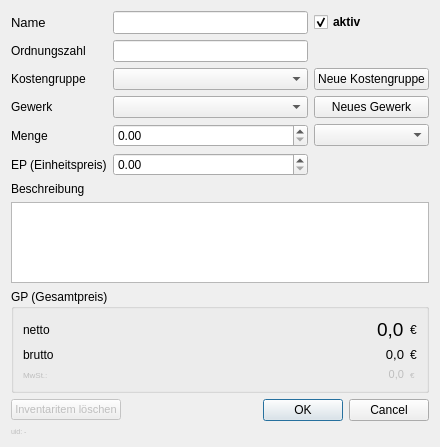
<?xml version="1.0" encoding="UTF-8"?>
<ui version="4.0">
 <class>Dialog</class>
 <widget class="QDialog" name="Dialog">
  <property name="geometry">
   <rect>
    <x>0</x>
    <y>0</y>
    <width>440</width>
    <height>447</height>
   </rect>
  </property>
  <property name="windowTitle">
   <string>Dialog</string>
  </property>
  <layout class="QVBoxLayout" name="verticalLayout">
   <item>
    <layout class="QGridLayout" name="gridLayout">
     <item row="11" column="0">
      <widget class="QLabel" name="label_descr">
       <property name="text">
        <string>Beschreibung</string>
       </property>
      </widget>
     </item>
     <item row="8" column="0">
      <widget class="QLabel" name="label_unit_price">
       <property name="text">
        <string>EP (Einheitspreis)</string>
       </property>
      </widget>
     </item>
     <item row="7" column="1">
      <widget class="QDoubleSpinBox" name="doubleSpinBox_units">
       <property name="maximum">
        <double>999999999999999983222784.000000000000000</double>
       </property>
      </widget>
     </item>
     <item row="1" column="2">
      <widget class="QCheckBox" name="checkBox_is_active">
       <property name="font">
        <font>
         <weight>75</weight>
         <bold>true</bold>
        </font>
       </property>
       <property name="text">
        <string>aktiv</string>
       </property>
       <property name="checked">
        <bool>true</bool>
       </property>
      </widget>
     </item>
     <item row="5" column="2">
      <widget class="QPushButton" name="pushButton_add_trade">
       <property name="text">
        <string>Neues Gewerk</string>
       </property>
      </widget>
     </item>
     <item row="4" column="2">
      <widget class="QPushButton" name="pushButton_add_cost_group">
       <property name="text">
        <string>Neue Kostengruppe</string>
       </property>
      </widget>
     </item>
     <item row="5" column="1">
      <widget class="QComboBox" name="comboBox_trade"/>
     </item>
     <item row="8" column="1">
      <widget class="QDoubleSpinBox" name="doubleSpinBox_unit_price">
       <property name="maximum">
        <double>999999999999999983222784.000000000000000</double>
       </property>
      </widget>
     </item>
     <item row="7" column="2">
      <widget class="QComboBox" name="comboBox_unit_type"/>
     </item>
     <item row="7" column="0">
      <widget class="QLabel" name="label_units">
       <property name="text">
        <string>Menge</string>
       </property>
      </widget>
     </item>
     <item row="4" column="1">
      <widget class="QComboBox" name="comboBox_cost_group"/>
     </item>
     <item row="4" column="0">
      <widget class="QLabel" name="label_units_2">
       <property name="text">
        <string>Kostengruppe</string>
       </property>
      </widget>
     </item>
     <item row="5" column="0">
      <widget class="QLabel" name="label_units_3">
       <property name="text">
        <string>Gewerk</string>
       </property>
      </widget>
     </item>
     <item row="13" column="0" colspan="3">
      <widget class="QGroupBox" name="groupBox_amount_a_reductions">
       <property name="title">
        <string>GP (Gesamtpreis)</string>
       </property>
       <layout class="QGridLayout" name="gridLayout_7">
        <item row="2" column="0">
         <widget class="QLabel" name="label_w_tax_3">
          <property name="text">
           <string>brutto</string>
          </property>
         </widget>
        </item>
        <item row="1" column="2">
         <widget class="QLabel" name="label_total_price">
          <property name="enabled">
           <bool>true</bool>
          </property>
          <property name="font">
           <font>
            <pointsize>14</pointsize>
           </font>
          </property>
          <property name="text">
           <string>0,0</string>
          </property>
         </widget>
        </item>
        <item row="2" column="3">
         <widget class="QLabel" name="label_currency_4">
          <property name="maximumSize">
           <size>
            <width>16777215</width>
            <height>16777215</height>
           </size>
          </property>
          <property name="text">
           <string>€</string>
          </property>
         </widget>
        </item>
        <item row="1" column="3">
         <widget class="QLabel" name="label_currency_3">
          <property name="maximumSize">
           <size>
            <width>16777215</width>
            <height>16777215</height>
           </size>
          </property>
          <property name="text">
           <string>€</string>
          </property>
         </widget>
        </item>
        <item row="2" column="2">
         <widget class="QLabel" name="label_total_price_w_VAT">
          <property name="enabled">
           <bool>true</bool>
          </property>
          <property name="font">
           <font>
            <pointsize>10</pointsize>
           </font>
          </property>
          <property name="text">
           <string>0,0</string>
          </property>
          <property name="alignment">
           <set>Qt::AlignRight|Qt::AlignTrailing|Qt::AlignVCenter</set>
          </property>
         </widget>
        </item>
        <item row="1" column="0">
         <widget class="QLabel" name="label_net_3">
          <property name="text">
           <string>netto</string>
          </property>
         </widget>
        </item>
        <item row="3" column="3">
         <widget class="QLabel" name="label_currency_5">
          <property name="enabled">
           <bool>false</bool>
          </property>
          <property name="maximumSize">
           <size>
            <width>16777215</width>
            <height>16777215</height>
           </size>
          </property>
          <property name="font">
           <font>
            <pointsize>6</pointsize>
           </font>
          </property>
          <property name="text">
           <string>€</string>
          </property>
         </widget>
        </item>
        <item row="3" column="2">
         <widget class="QLabel" name="label_total_price_VAT_amount">
          <property name="enabled">
           <bool>false</bool>
          </property>
          <property name="font">
           <font>
            <pointsize>8</pointsize>
           </font>
          </property>
          <property name="text">
           <string>0,0</string>
          </property>
          <property name="alignment">
           <set>Qt::AlignRight|Qt::AlignTrailing|Qt::AlignVCenter</set>
          </property>
         </widget>
        </item>
        <item row="3" column="0">
         <widget class="QLabel" name="label_VAT_3">
          <property name="enabled">
           <bool>false</bool>
          </property>
          <property name="font">
           <font>
            <pointsize>6</pointsize>
           </font>
          </property>
          <property name="text">
           <string>MwSt.:</string>
          </property>
         </widget>
        </item>
        <item row="1" column="1" rowspan="3">
         <spacer name="horizontalSpacer">
          <property name="orientation">
           <enum>Qt::Horizontal</enum>
          </property>
          <property name="sizeHint" stdset="0">
           <size>
            <width>40</width>
            <height>20</height>
           </size>
          </property>
         </spacer>
        </item>
       </layout>
      </widget>
     </item>
     <item row="12" column="0" colspan="3">
      <widget class="QTextEdit" name="textEdit_description"/>
     </item>
     <item row="3" column="0">
      <widget class="QLabel" name="label_ordial_number">
       <property name="text">
        <string>Ordnungszahl</string>
       </property>
      </widget>
     </item>
     <item row="3" column="1">
      <widget class="QLineEdit" name="lineEdit_ordinal_number"/>
     </item>
     <item row="1" column="1">
      <widget class="QLineEdit" name="lineEdit_name">
       <property name="font">
        <font>
         <pointsize>10</pointsize>
        </font>
       </property>
      </widget>
     </item>
     <item row="1" column="0">
      <widget class="QLabel" name="label_name">
       <property name="font">
        <font>
         <pointsize>10</pointsize>
        </font>
       </property>
       <property name="text">
        <string>Name</string>
       </property>
      </widget>
     </item>
    </layout>
   </item>
   <item>
    <layout class="QHBoxLayout" name="horizontalLayout">
     <item>
      <widget class="QPushButton" name="pushButton_delete">
       <property name="enabled">
        <bool>false</bool>
       </property>
       <property name="sizePolicy">
        <sizepolicy hsizetype="Maximum" vsizetype="Fixed">
         <horstretch>0</horstretch>
         <verstretch>0</verstretch>
        </sizepolicy>
       </property>
       <property name="maximumSize">
        <size>
         <width>16777215</width>
         <height>16777215</height>
        </size>
       </property>
       <property name="font">
        <font>
         <pointsize>8</pointsize>
        </font>
       </property>
       <property name="focusPolicy">
        <enum>Qt::ClickFocus</enum>
       </property>
       <property name="text">
        <string>Inventaritem löschen</string>
       </property>
       <property name="checkable">
        <bool>false</bool>
       </property>
       <property name="default">
        <bool>false</bool>
       </property>
       <property name="flat">
        <bool>false</bool>
       </property>
      </widget>
     </item>
     <item>
      <widget class="QDialogButtonBox" name="buttonBox">
       <property name="orientation">
        <enum>Qt::Horizontal</enum>
       </property>
       <property name="standardButtons">
        <set>QDialogButtonBox::Cancel|QDialogButtonBox::Ok</set>
       </property>
      </widget>
     </item>
    </layout>
   </item>
   <item>
    <widget class="QLabel" name="label_uid">
     <property name="enabled">
      <bool>false</bool>
     </property>
     <property name="sizePolicy">
      <sizepolicy hsizetype="Preferred" vsizetype="Maximum">
       <horstretch>0</horstretch>
       <verstretch>0</verstretch>
      </sizepolicy>
     </property>
     <property name="font">
      <font>
       <pointsize>5</pointsize>
      </font>
     </property>
     <property name="text">
      <string>uid: -</string>
     </property>
     <property name="alignment">
      <set>Qt::AlignLeading|Qt::AlignLeft|Qt::AlignVCenter</set>
     </property>
    </widget>
   </item>
  </layout>
 </widget>
 <tabstops>
  <tabstop>doubleSpinBox_units</tabstop>
  <tabstop>comboBox_unit_type</tabstop>
  <tabstop>textEdit_description</tabstop>
  <tabstop>pushButton_delete</tabstop>
 </tabstops>
 <resources/>
 <connections>
  <connection>
   <sender>buttonBox</sender>
   <signal>accepted()</signal>
   <receiver>Dialog</receiver>
   <slot>accept()</slot>
   <hints>
    <hint type="sourcelabel">
     <x>373</x>
     <y>422</y>
    </hint>
    <hint type="destinationlabel">
     <x>157</x>
     <y>274</y>
    </hint>
   </hints>
  </connection>
  <connection>
   <sender>buttonBox</sender>
   <signal>rejected()</signal>
   <receiver>Dialog</receiver>
   <slot>reject()</slot>
   <hints>
    <hint type="sourcelabel">
     <x>429</x>
     <y>422</y>
    </hint>
    <hint type="destinationlabel">
     <x>286</x>
     <y>274</y>
    </hint>
   </hints>
  </connection>
 </connections>
</ui>
